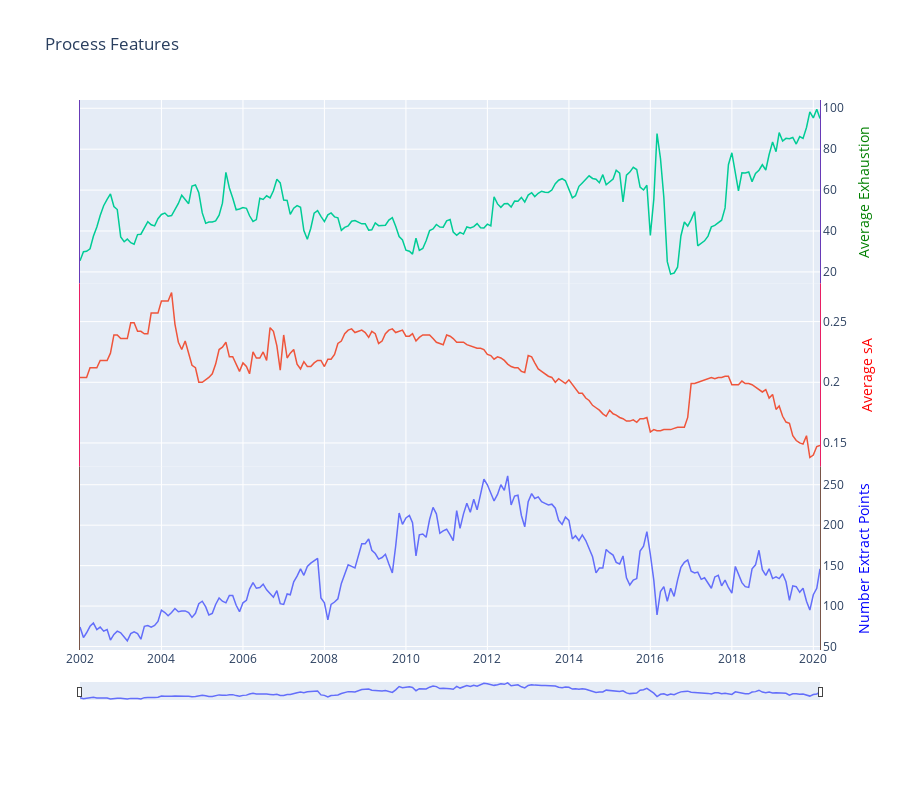

This figure's notebook cell:
### Code cell
# Plot the Features
fig = make_subplots(rows=3,cols=1,
                   shared_xaxes=True,
                   vertical_spacing=0
                   )
# Set parameters for each plot
exhaustion = go.Scatter(
    x = monthly_pA.datetime,
    y = monthly_pA.average_exhaustion,
    name="Average Exhaustion",
    yaxis='y1')
sA = go.Scatter(
    x = monthly_pA.datetime,
    y = monthly_pA.average_sA,
    name="Actual sA",
    yaxis='y2')
number_ep = go.Scatter(
    x = monthly_pA.datetime,
    y = monthly_pA.number_extract_points,
    name="Number of Extract Points",
    yaxis='y3')

# Add traces to the plot
fig.append_trace(number_ep,3,1)
fig.append_trace(sA,2,1)
fig.append_trace(exhaustion,1,1)

# Style the traces
fig.update_traces(
    line={'width':1.5},
    mode='lines',
    showlegend=False)

# Update axes
fig.update_layout(
    xaxis3=dict(
        autorange=True,
        range=[monthly_pA.datetime.min(),monthly_pA.datetime.max()],
        rangeslider=dict(
            autorange=True,
            range=[monthly_pA.datetime.min(),monthly_pA.datetime.max()],
            thickness=0.03
        ),
        type='date'
    ),
    yaxis=dict(
        anchor='x',
        autorange=True,
        domain=[0.66667,1],
        linecolor='#673ab7',
        mirror=True,
        range=[monthly_pA.average_exhaustion.min()*.9,monthly_pA.average_exhaustion.max()*1.1],
        showline=True,
        side='right',
        title='Average Exhaustion',
        titlefont={'color':'Green'},
        type='linear',
        zeroline=False
    ),
    yaxis2=dict(
        anchor='x',
        autorange=True,
        domain=[0.33333,0.66667],
        linecolor='#E91E63',
        mirror=True,
        range=[monthly_pA.average_sA.min()*.9,monthly_pA.average_sA.max()*1.1],
        showline=True,
        side='right',
        title='Average sA',
        titlefont={'color':'Red'},
        type='linear',
        zeroline=False
    ),
    yaxis3=dict(
        anchor='x',
        autorange=True,
        domain=[0,0.3333],
        linecolor='#795548',
        mirror=True,
        range=[monthly_pA.number_extract_points.min()*.9,monthly_pA.number_extract_points.max()*1.1],
        showline=True,
        side='right',
        title='Number Extract Points',
        titlefont={'color':'Blue'},
        type='linear',
        zeroline=False
    )
)

# Update layout
fig.update_layout(
    title_text='Process Features',
    dragmode="zoom",
    hovermode="x",
    legend=dict(traceorder="reversed"),
    height=800,
    margin=dict(
        t=100,
        b=100
    ),
)
fig.write_html('Visualizations/process_features.html')
fig.show()

### Figure 1 — Plotly figure (JSON) as saved in the notebook; plotly's stock layout.template omitted (floating-point values rounded to 4 significant figures; data arrays with more than 128 entries replaced by an {"elided": "..."} marker saying what was removed)
{"data": [{"line": {"width": 1.5}, "mode": "lines", "name": "Number of Extract Points", "showlegend": false, "type": "scatter", "x": {"elided": "218 str values"}, "xaxis": "x3", "y": {"elided": "218 int values"}, "yaxis": "y3"}, {"line": {"width": 1.5}, "mode": "lines", "name": "Actual sA", "showlegend": false, "type": "scatter", "x": {"elided": "218 str values"}, "xaxis": "x2", "y": {"elided": "218 float values"}, "yaxis": "y2"}, {"line": {"width": 1.5}, "mode": "lines", "name": "Average Exhaustion", "showlegend": false, "type": "scatter", "x": {"elided": "218 str values"}, "xaxis": "x", "y": {"elided": "218 float values"}, "yaxis": "y"}], "layout": {"dragmode": "zoom", "height": 800, "hovermode": "x", "legend": {"traceorder": "reversed"}, "margin": {"b": 100, "t": 100}, "title": {"text": "Process Features"}, "xaxis": {"anchor": "y", "domain": [0, 1], "matches": "x3", "showticklabels": false}, "xaxis2": {"anchor": "y2", "domain": [0, 1], "matches": "x3", "showticklabels": false}, "xaxis3": {"anchor": "y3", "autorange": true, "domain": [0, 1], "range": ["2002-01-01", "2020-03-01"], "rangeslider": {"autorange": true, "range": ["2002-01-01", "2020-03-01"], "thickness": 0.03}, "type": "date"}, "yaxis": {"anchor": "x", "autorange": true, "domain": [0.6667, 1], "linecolor": "#673ab7", "mirror": true, "range": [17.01, 109.5], "showline": true, "side": "right", "title": {"font": {"color": "Green"}, "text": "Average Exhaustion"}, "type": "linear", "zeroline": false}, "yaxis2": {"anchor": "x", "autorange": true, "domain": [0.3333, 0.6667], "linecolor": "#E91E63", "mirror": true, "range": [0.1242, 0.3014], "showline": true, "side": "right", "title": {"font": {"color": "Red"}, "text": "Average sA"}, "type": "linear", "zeroline": false}, "yaxis3": {"anchor": "x", "autorange": true, "domain": [0, 0.3333], "linecolor": "#795548", "mirror": true, "range": [51.3, 287.1], "showline": true, "side": "right", "title": {"font": {"color": "Blue"}, "text": "Number Extract Points"}, "type": "linear", "zeroline": false}}}
